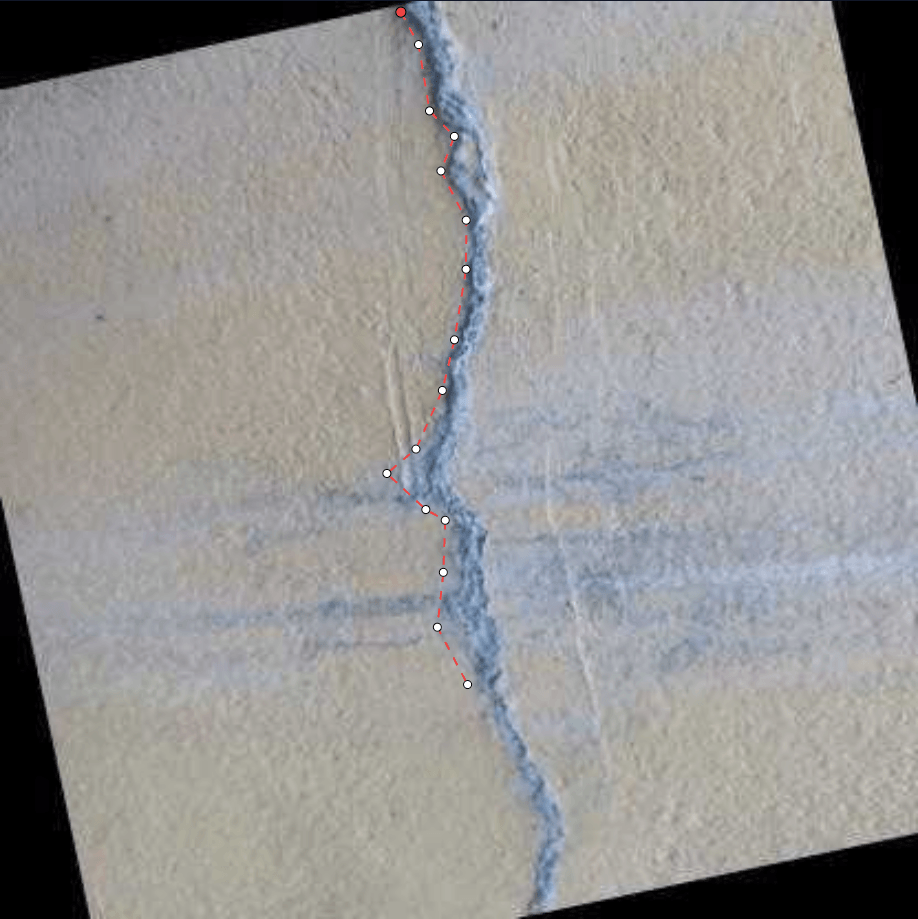
#> input picture frontend/src/assets/images/help/op1.png, 918 x 919 px
$ python -i segment_refine.py   (imports and definitions only)
#> lines starting #> are read from the running program, lines starting #| are printed output that depends on the picture
#> further down, picture is the input picture: shape (919, 918, 3); mean B, G, R 147.9, 149.1, 149.9
import math


# [94 lines left out: functions _remove_near_duplicates, _polygon_perimeter, _resample_closed_polygon, _parse_points_to_pixels, not called in this run]


def _build_ridge_response(image, kernel_size=13):
#> called with kernel_size = 13
    import cv2
    import numpy as np

    gray = cv2.cvtColor(image, cv2.COLOR_BGR2GRAY)
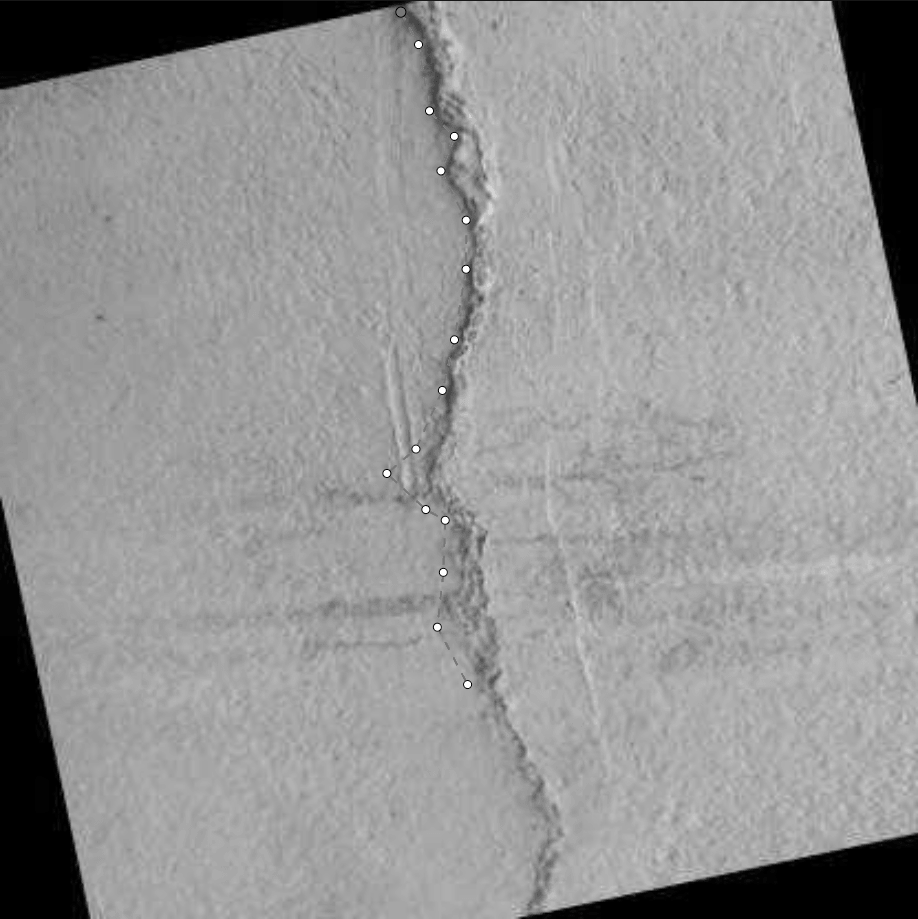
#> gray: shape (919, 918); min 0, max 255, mean 149.2
    blur = cv2.GaussianBlur(gray, (5, 5), 0)
    kernel = np.ones((int(kernel_size), int(kernel_size)), np.uint8)
    blackhat = cv2.morphologyEx(blur, cv2.MORPH_BLACKHAT, kernel)
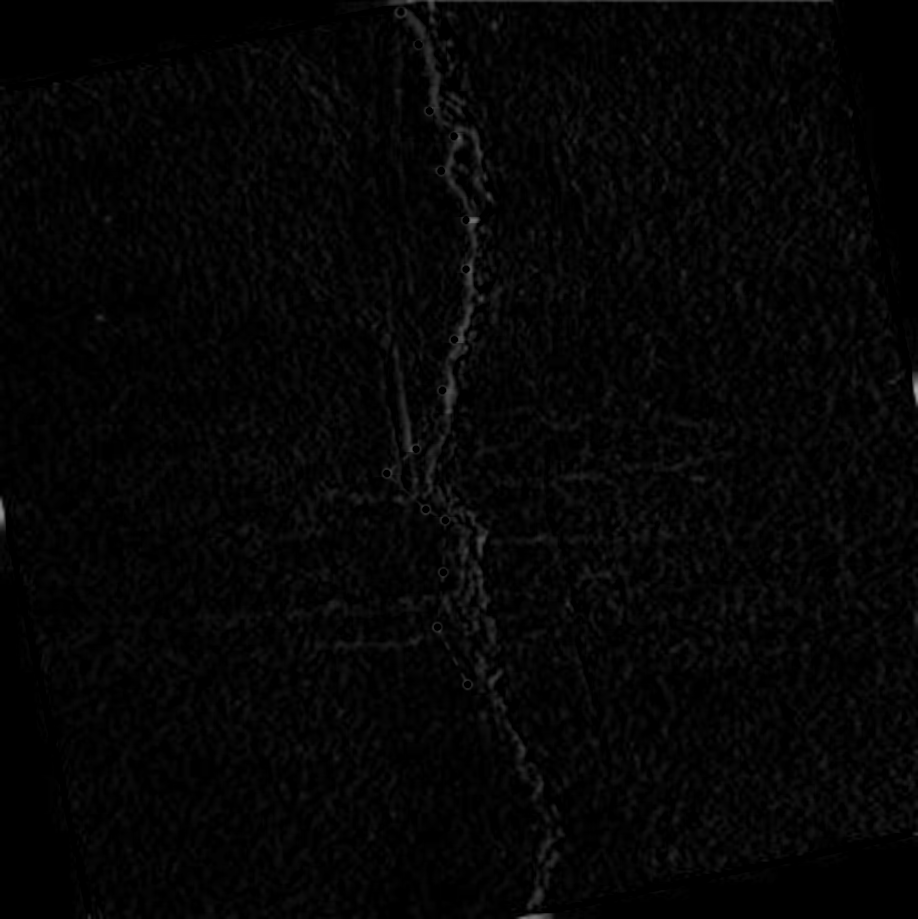
#> blackhat: shape (919, 918); min 0, max 167, mean 5.2
    ridge = cv2.normalize(blackhat, None, 0, 255, cv2.NORM_MINMAX)
    return gray, ridge


# [503 lines left out: functions _collect_patch_indices, _snap_point_to_ridge, refine_polygon_with_grabcut, refine_polygon_boundary_patch, erase_polygon_with_stroke, repair_polygon_with_local_grabcut, not called in this run]

>>> import cv2
>>> picture = cv2.imread('../../../../../frontend/src/assets/images/help/op1.png')
>>> result = _build_ridge_response(picture)
